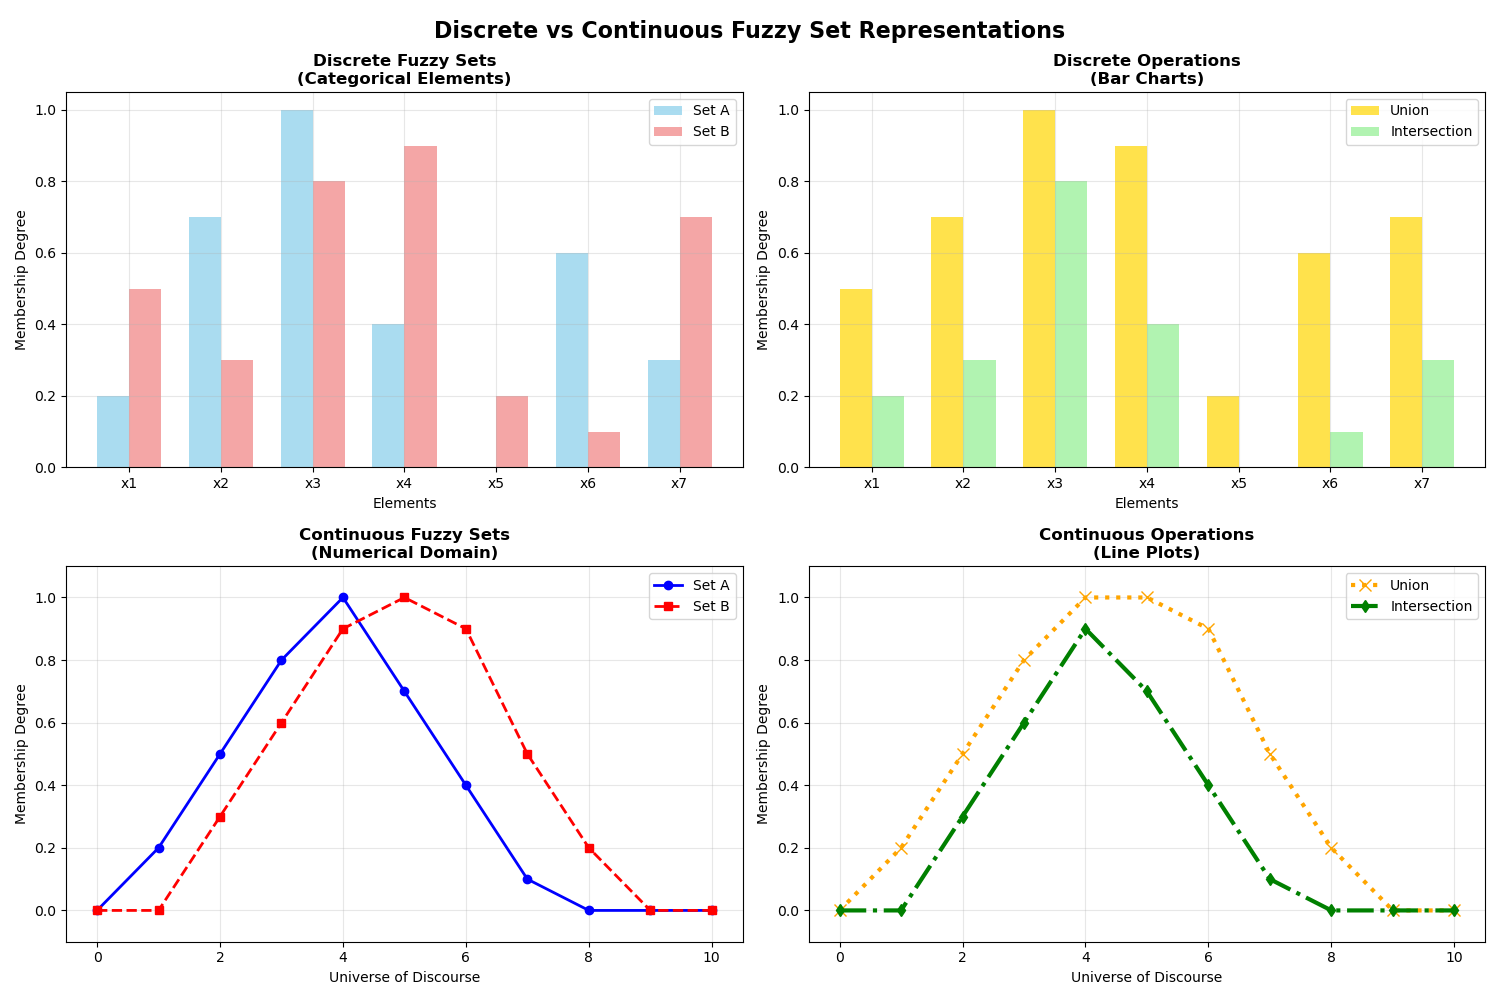

Write the Python code that produced this figure.
import numpy as np
import matplotlib.pyplot as plt

# Create a figure with subplots to compare both approaches
fig, ((ax1, ax2), (ax3, ax4)) = plt.subplots(2, 2, figsize=(15, 10))
fig.suptitle('Discrete vs Continuous Fuzzy Set Representations', fontsize=16, fontweight='bold')

# ===== DISCRETE APPROACH =====
# Define discrete fuzzy sets
fuzzy_set_A = {'x1': 0.2, 'x2': 0.7, 'x3': 1.0, 'x4': 0.4, 'x5': 0.0, 'x6': 0.6, 'x7': 0.3}
fuzzy_set_B = {'x1': 0.5, 'x2': 0.3, 'x3': 0.8, 'x4': 0.9, 'x5': 0.2, 'x6': 0.1, 'x7': 0.7}

elements = list(fuzzy_set_A.keys())
membership_A = [fuzzy_set_A[x] for x in elements]
membership_B = [fuzzy_set_B[x] for x in elements]
union_discrete = [max(fuzzy_set_A[x], fuzzy_set_B[x]) for x in elements]
intersection_discrete = [min(fuzzy_set_A[x], fuzzy_set_B[x]) for x in elements]

x_pos = np.arange(len(elements))
bar_width = 0.35

# Plot discrete sets
ax1.bar(x_pos - bar_width/2, membership_A, bar_width, label='Set A', color='skyblue', alpha=0.7)
ax1.bar(x_pos + bar_width/2, membership_B, bar_width, label='Set B', color='lightcoral', alpha=0.7)
ax1.set_title('Discrete Fuzzy Sets\n(Categorical Elements)', fontweight='bold')
ax1.set_xlabel('Elements')
ax1.set_ylabel('Membership Degree')
ax1.set_xticks(x_pos)
ax1.set_xticklabels(elements)
ax1.legend()
ax1.grid(True, alpha=0.3)

# Plot discrete operations
ax2.bar(x_pos - bar_width/2, union_discrete, bar_width, label='Union', color='gold', alpha=0.7)
ax2.bar(x_pos + bar_width/2, intersection_discrete, bar_width, label='Intersection', color='lightgreen', alpha=0.7)
ax2.set_title('Discrete Operations\n(Bar Charts)', fontweight='bold')
ax2.set_xlabel('Elements')
ax2.set_ylabel('Membership Degree')
ax2.set_xticks(x_pos)
ax2.set_xticklabels(elements)
ax2.legend()
ax2.grid(True, alpha=0.3)

# ===== CONTINUOUS APPROACH =====
# Define continuous fuzzy sets
X = np.arange(0, 11)
mu_A = np.array([0.0, 0.2, 0.5, 0.8, 1.0, 0.7, 0.4, 0.1, 0.0, 0.0, 0.0])
mu_B = np.array([0.0, 0.0, 0.3, 0.6, 0.9, 1.0, 0.9, 0.5, 0.2, 0.0, 0.0])
mu_union = np.maximum(mu_A, mu_B)
mu_intersection = np.minimum(mu_A, mu_B)

# Plot continuous sets
ax3.plot(X, mu_A, 'o-', label='Set A', color='blue', linewidth=2, markersize=6)
ax3.plot(X, mu_B, 's--', label='Set B', color='red', linewidth=2, markersize=6)
ax3.set_title('Continuous Fuzzy Sets\n(Numerical Domain)', fontweight='bold')
ax3.set_xlabel('Universe of Discourse')
ax3.set_ylabel('Membership Degree')
ax3.legend()
ax3.grid(True, alpha=0.3)
ax3.set_xlim(-0.5, 10.5)
ax3.set_ylim(-0.1, 1.1)

# Plot continuous operations
ax4.plot(X, mu_union, 'x:', label='Union', color='orange', linewidth=3, markersize=8)
ax4.plot(X, mu_intersection, 'd-.', label='Intersection', color='green', linewidth=3, markersize=6)
ax4.set_title('Continuous Operations\n(Line Plots)', fontweight='bold')
ax4.set_xlabel('Universe of Discourse')
ax4.set_ylabel('Membership Degree')
ax4.legend()
ax4.grid(True, alpha=0.3)
ax4.set_xlim(-0.5, 10.5)
ax4.set_ylim(-0.1, 1.1)

plt.tight_layout()
plt.show()

# Print comparison
print("COMPARISON OF APPROACHES:")
print("=" * 50)
print("\nDISCRETE APPROACH (Your first code):")
print("- Elements: Named categories (x1, x2, x3, etc.)")
print("- Use case: Qualitative data (e.g., 'tall', 'medium', 'short')")
print("- Visualization: Bar charts")
print("- Example: Survey responses, quality ratings")

print("\nCONTINUOUS APPROACH (Second code):")
print("- Elements: Numerical values (0, 1, 2, ..., 10)")
print("- Use case: Quantitative data (e.g., temperature, height, speed)")
print("- Visualization: Line plots")
print("- Example: Temperature control, image processing")

print("\nBOTH APPROACHES:")
print("- Use max() for union operations")
print("- Use min() for intersection operations")
print("- Follow the same fuzzy logic principles")
